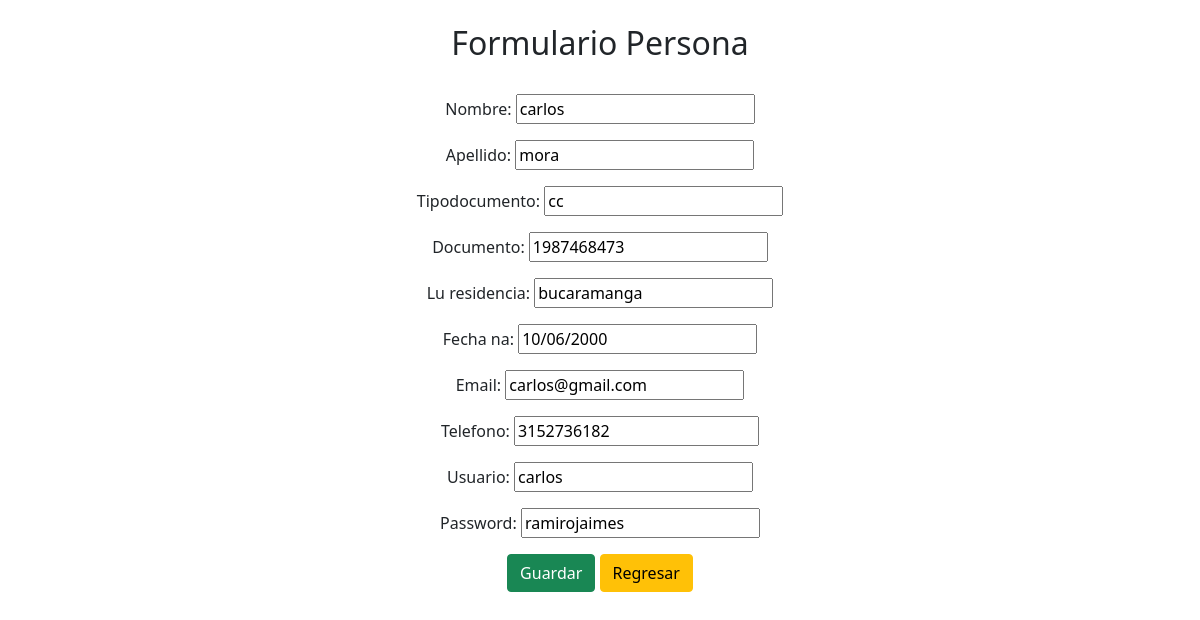
The app's page /editar_persona/1/ with its own data.
### aplicaciones/principal/models.py (models this page shows, shortened)
class Persona(models.Model):
    id = models.AutoField(primary_key = True)
    nombre = models.CharField(max_length = 60)
    apellido = models.CharField(max_length = 60)
    tipodocumento = models.CharField(max_length = 5)
    documento = models.CharField(max_length = 40)
    lu_residencia = models.CharField(max_length = 50)
    fecha_na = models.CharField(max_length = 40)
    email = models.EmailField(max_length = 80)
    telefono = models.BigIntegerField()
    usuario = models.CharField(max_length = 50)
    password = models.CharField(max_length = 50)

### aplicaciones/principal/views.py (the view, shortened to what this page needs)
# urls.py: path('editar_persona/<int:id>/', editarPersona, name = 'editar_persona'),
def editarPersona(request, id):
    persona = Persona.objects.get(id = id)
    if request.method == 'GET':
        form = PersonaForm(instance = persona)
        contexto = {
            'form':form
        }
    return render(request, 'persona.html', contexto)

### aplicaciones/principal/forms.py
class PersonaForm(forms.ModelForm):
    class Meta:
        model = Persona
        fields = '__all__'

### templates/persona.html (shortened to what this page needs)
{% extends 'index.html' %}
{% block cuerpo%}
<div class="container-fluid text-center">
  <br><h2>Formulario Persona</h2><br>
<form method="POST">
  {{ form.as_p }}
  <button type= "sumbit" class="btn btn-success">Guardar</button>
  <a href="{% url 'index' %}" class="btn btn-warning">Regresar</a></td>
</form>
</div>
{% endblock cuerpo%}

### records on screen
Persona: nombre "carlos", apellido "mora", tipodocumento "cc", documento "1987468473", lu_residencia "bucaramanga", fecha_na "10/06/2000", email "carlos@gmail.com", telefono "3152736182", usuario "carlos", password "ramirojaimes"
